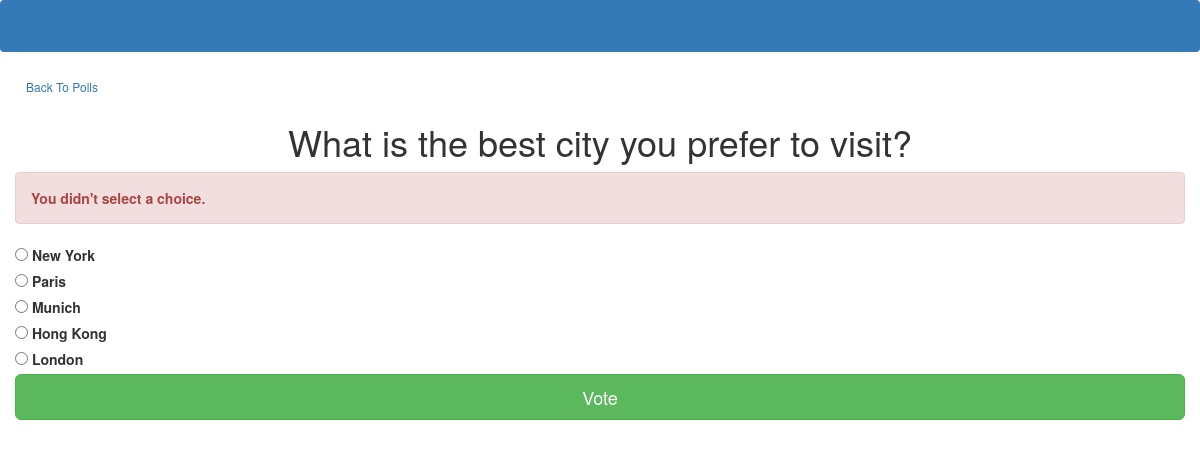
The page /polls/1/vote/ on the database its author committed.
### polls/models.py (models this page shows, shortened)
class Question(models.Model):
    question_text = models.CharField(max_length=200)
    pub_date = models.DateTimeField('date published')

class Choice(models.Model):
    question = models.ForeignKey(Question, on_delete=models.CASCADE)
    choice_text = models.CharField(max_length=200)
    votes = models.IntegerField(default=0)

### polls/views.py (the view)
# urls.py: path('<int:question_id>/vote/', views.vote, name='vote'),
def vote(request, question_id):
    question = get_object_or_404(Question, pk=question_id)
    try:
        selected_choice = question.choice_set.get(pk=request.POST['choice'])
    except (KeyError, Choice.DoesNotExist):
        return render(request, 'polls/detail.html', {
            'question': question,
            'error_message': "You didn't select a choice.",
        })
    else:
        selected_choice.votes += 1
        selected_choice.save()
        return HttpResponseRedirect(reverse('polls:results', args=(question.id,)))

### templates/polls/detail.html (shortened to what this page needs)
{% extends 'base.html' %}
{% block content %}
<a class ="btn btn-secondary btn-sm mb-3" href ="{% url 'polls:index' %}">Back To Polls</a>
<h1 class ="text-center mb-3">{{ question.question_text }}</h1>
{% if error_message %}
<p class ="alert alert-danger">
	<strong>{{ error_message }}</strong>
</p>
{% endif %}
<form action ="{% url 'polls:vote' question.id %}" method ="post">
	{% for choice in question.choice_set.all %}
	<div class ="form-check">
		<input type ="radio" name ="choice" class ="form-check-input" id ="choice{{ forloop.counter }}"
			value ="{{ choice.id }}" />
		<label for ="choice{{ forloop.counter }}">{{ choice.choice_text }}</label>
	</div>
	{% endfor %}
	<input type ="submit" value ="Vote" class ="btn btn-success btn-lg btn-block mt-4" />
</form>
{% endblock %}

### rows shown on the page
Question: question_text "What is the best city you prefer to visit?"
Choice: choice_text "New York"
Choice: choice_text "Paris"
Choice: choice_text "Munich"
Choice: choice_text "Hong Kong"
Choice: choice_text "London"

### other values the page prints
{{ error_message }} "You didn't select a choice."
